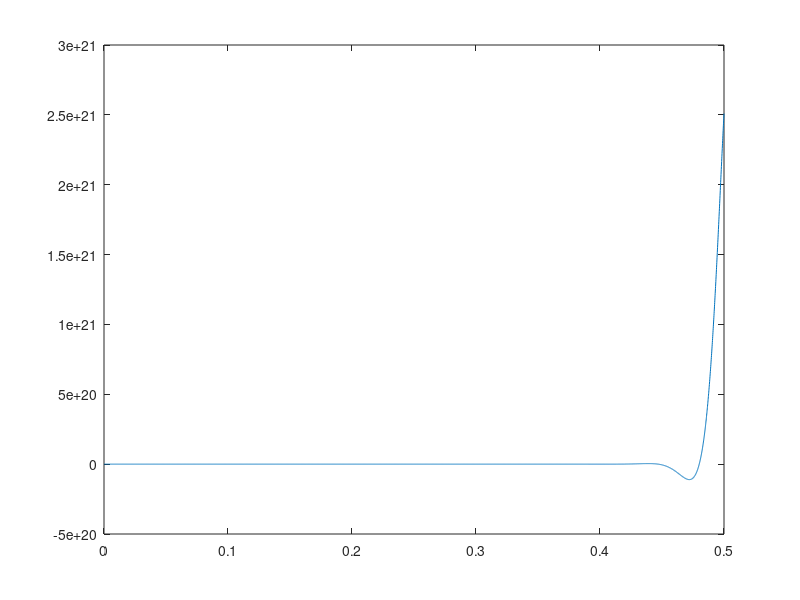
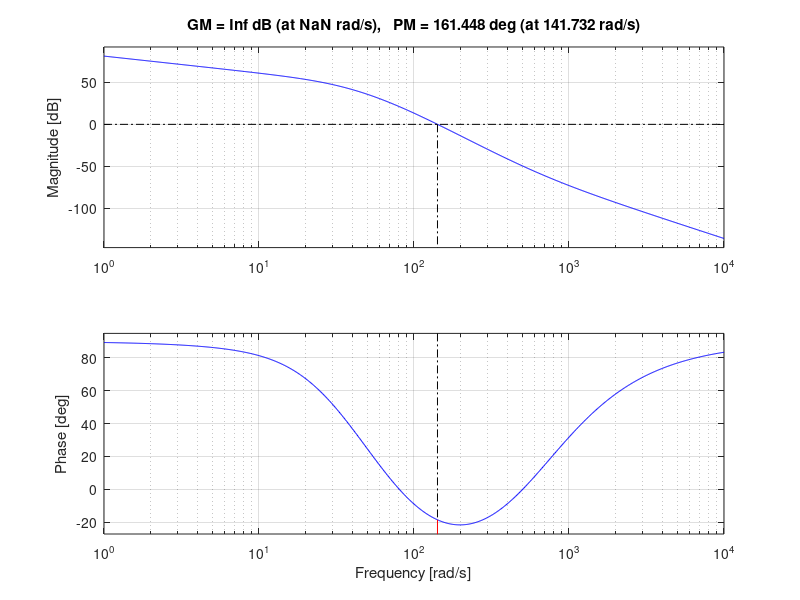
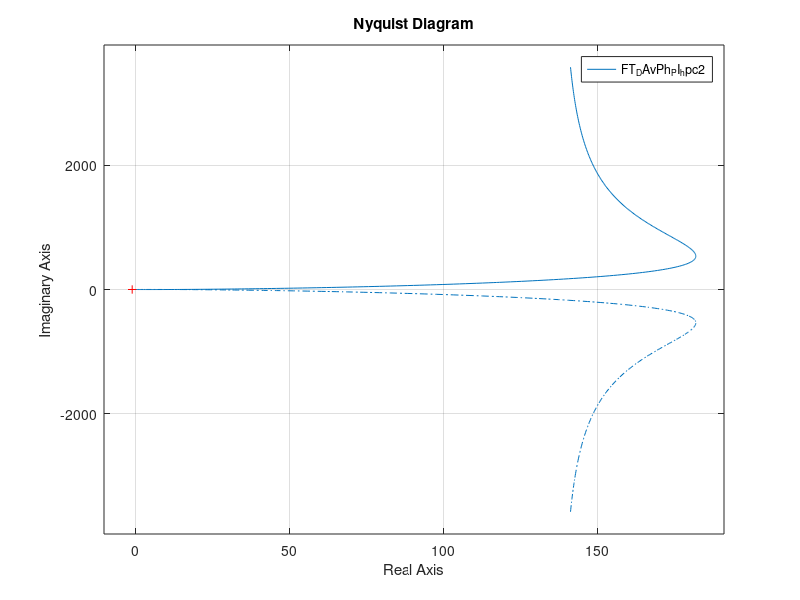
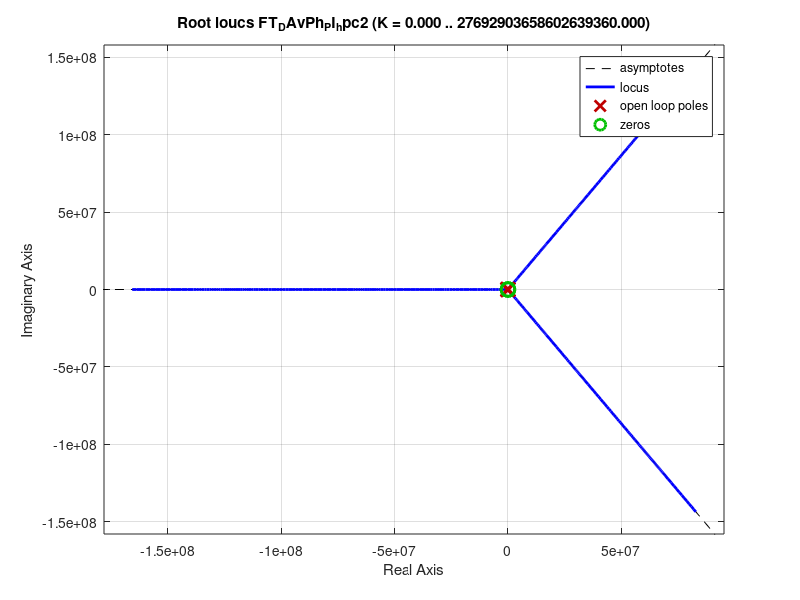

The MATLAB source for these figures, in order:
%% Compensateurs inclinaison de la plaque (Cas 2)

%%%%%%%%%%%%%%%%%%% Commande de base %%%%%%%%%%%%%%%%%%%
%%%%%%%%%%%%%%%%%%%%%%%%%%%%%%%%%%%%%%%%%%%%%%%%%%%%%%%%
clc
close all
%%%%%%%%%%%%%%%%%%%%%%%%%%%%%%%%%%%%%%%%%%%%%%%%%%%%%%%%


%%%%%%%%%%%%%% Spécifications à atteindre %%%%%%%%%%%%%%
%%%%%%%%%%%%%%%%%%%%%%%%%%%%%%%%%%%%%%%%%%%%%%%%%%%%%%%%
pm_hpc2 = 25;
wg_hpc2 = 185;
consigne_echelon1_hpc2 = 0.01;
erreur_echelon1_hpc2 = -0.000425;
erreur_echelon2_hpc2 = 0;
FTBO_hpc2 = tf(29.36,[1 31.3 -1216 -3.805e04]);
%%%%%%%%%%%%%%%%%%%%%%%%%%%%%%%%%%%%%%%%%%%%%%%%%%%%%%%%


%%%%%%%%%%%%% Conception d'un Double AvPh %%%%%%%%%%%%%%
%%%%%%%%%%%%%%%%%%%%%%%%%%%%%%%%%%%%%%%%%%%%%%%%%%%%%%%%
% zeta = 0.5*sqrt(tand(pm)*sind(pm))
% wn = (wg*tand(pm))/(2*zeta)
kpos_desire_hpc2 = 1/erreur_echelon2_hpc2;
[mag_hpc2,pha_hpc2]=bode(FTBO_hpc2,wg_hpc2);
K_desire_hpc2 = 1/mag_hpc2;

% Fonction de transfert
FT_K_desire_hpc2 = FTBO_hpc2*K_desire_hpc2;

% Conception de l'AvPh à partir du diagramme de bode
[Gm_k_hpc2,Pm_k_hpc2,Wp_k_hpc2,Wg_k_hpc2] = margin(FT_K_desire_hpc2);
avphreq_hpc2 = (pm_hpc2-Pm_k_hpc2)/2;
avphreq_5_hpc2 = avphreq_hpc2 + 5;
alpha_hpc2 = (1-sind(avphreq_5_hpc2))/(1+sind(avphreq_5_hpc2));
T_hpc2 = 1/(wg_hpc2*sqrt(alpha_hpc2));
numDAvPh_hpc2 = conv([1 1/T_hpc2],[1 1/T_hpc2]);
denDAvPh_hpc2 = conv([1 1/(alpha_hpc2*T_hpc2)],[1 1/(alpha_hpc2*T_hpc2)]);
G_1_hpc2 = tf(numDAvPh_hpc2,denDAvPh_hpc2);
ka_hpc2 = (K_desire_hpc2/alpha_hpc2)- 13395;
G_DAvPh_hpc2 = ka_hpc2*G_1_hpc2;
FT_DAvPh_hpc2 = FTBO_hpc2*G_DAvPh_hpc2;
%%%%%%%%%%%%%%%%%%%%%%%%%%%%%%%%%%%%%%%%%%%%%%%%%%%%%%%%


%%%%%%%%%%%%%%% Conception d'un PI %%%%%%%%%%%%%%%%%%%%%
%%%%%%%%%%%%%%%%%%%%%%%%%%%%%%%%%%%%%%%%%%%%%%%%%%%%%%%%
[numDAvPh_hpc2,denDAvPh_hpc2] = tfdata(FT_DAvPh_hpc2,'v');
K_pos_actuel_hpc2 = numDAvPh_hpc2(end)/denDAvPh_hpc2(end);
beta_hpc2 = (kpos_desire_hpc2/K_pos_actuel_hpc2)-1;
T_RePh_hpc2 = 4/wg_hpc2;
z_hpc2 = -wg_hpc2/10;
G_PI_hpc2 = tf([1 -z_hpc2],[1 0]);
G_hpc2 = G_PI_hpc2*G_DAvPh_hpc2;
FT_DAvPh_PI_hpc2 = FT_DAvPh_hpc2*G_PI_hpc2;
[num_hpc2,den_hpc2] = tfdata(G_hpc2,'v'); % Pour SIMULINK
%%%%%%%%%%%%%%%%%%%%%%%%%%%%%%%%%%%%%%%%%%%%%%%%%%%%%%%%


%%%%%%%%%%%%% Affichage des graphiques %%%%%%%%%%%%%%%%%
%%%%%%%%%%%%%%%%%%%%%%%%%%%%%%%%%%%%%%%%%%%%%%%%%%%%%%%%
% Graphique de l'échelon
t = (0:0.0001:0.5);
u = ones(size(t));
y = lsim(feedback(FT_DAvPh_PI_hpc2,1),u,t);
figure(1)
plot(t,y)

% Lieu de Bode
figure(2)
margin(FT_DAvPh_PI_hpc2)

% Lieu de Nyquist
figure(3)
nyquist(FT_DAvPh_PI_hpc2);

% Lieu des racines 
figure(4)
rlocus(FT_DAvPh_PI_hpc2);
%%%%%%%%%%%%%%%%%%%%%%%%%%%%%%%%%%%%%%%%%%%%%%%%%%%%%%%%


